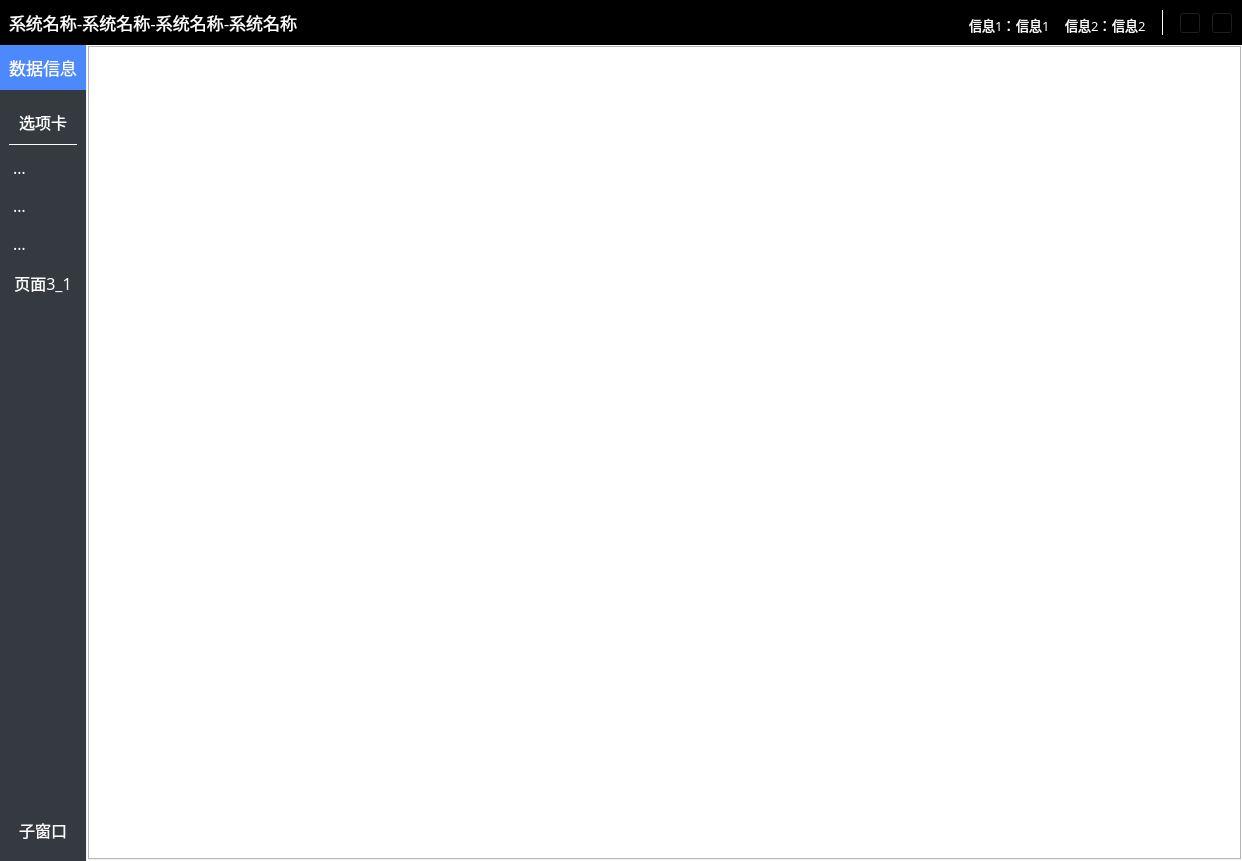
<?xml version="1.0" encoding="UTF-8"?>
<ui version="4.0">
 <class>Form</class>
 <widget class="QWidget" name="Form">
  <property name="geometry">
   <rect>
    <x>0</x>
    <y>0</y>
    <width>1242</width>
    <height>861</height>
   </rect>
  </property>
  <property name="sizePolicy">
   <sizepolicy hsizetype="Minimum" vsizetype="Preferred">
    <horstretch>0</horstretch>
    <verstretch>0</verstretch>
   </sizepolicy>
  </property>
  <property name="minimumSize">
   <size>
    <width>0</width>
    <height>0</height>
   </size>
  </property>
  <property name="windowTitle">
   <string>系统名称-系统名称-系统名称</string>
  </property>
  <property name="styleSheet">
   <string notr="true"/>
  </property>
  <layout class="QVBoxLayout" name="verticalLayout_5" stretch="0,1">
   <property name="spacing">
    <number>0</number>
   </property>
   <property name="leftMargin">
    <number>0</number>
   </property>
   <property name="topMargin">
    <number>0</number>
   </property>
   <property name="rightMargin">
    <number>0</number>
   </property>
   <property name="bottomMargin">
    <number>0</number>
   </property>
   <item>
    <widget class="QWidget" name="widget" native="true">
     <property name="styleSheet">
      <string notr="true">background-color: #000000;
color: rgb(255, 255, 255);</string>
     </property>
     <layout class="QHBoxLayout" name="horizontalLayout" stretch="0,1,0,0,0,0,0,0,0,0,0">
      <property name="spacing">
       <number>0</number>
      </property>
      <property name="topMargin">
       <number>10</number>
      </property>
      <property name="bottomMargin">
       <number>10</number>
      </property>
      <item>
       <widget class="QLabel" name="label_2">
        <property name="font">
         <font>
          <family>微软雅黑</family>
          <pointsize>13</pointsize>
         </font>
        </property>
        <property name="text">
         <string>系统名称-系统名称-系统名称-系统名称</string>
        </property>
       </widget>
      </item>
      <item>
       <spacer name="horizontalSpacer">
        <property name="orientation">
         <enum>Qt::Horizontal</enum>
        </property>
        <property name="sizeHint" stdset="0">
         <size>
          <width>0</width>
          <height>0</height>
         </size>
        </property>
       </spacer>
      </item>
      <item>
       <widget class="QLabel" name="label_3">
        <property name="font">
         <font>
          <family>微软雅黑</family>
          <pointsize>10</pointsize>
         </font>
        </property>
        <property name="styleSheet">
         <string notr="true">color:#ffffff;</string>
        </property>
        <property name="text">
         <string>信息1：</string>
        </property>
        <property name="alignment">
         <set>Qt::AlignBottom|Qt::AlignLeading|Qt::AlignLeft</set>
        </property>
        <property name="textInteractionFlags">
         <set>Qt::LinksAccessibleByMouse|Qt::TextSelectableByMouse</set>
        </property>
       </widget>
      </item>
      <item>
       <widget class="QLabel" name="identity_label">
        <property name="font">
         <font>
          <family>微软雅黑</family>
          <pointsize>10</pointsize>
         </font>
        </property>
        <property name="styleSheet">
         <string notr="true">color:#ffffff;</string>
        </property>
        <property name="text">
         <string>信息1</string>
        </property>
        <property name="alignment">
         <set>Qt::AlignBottom|Qt::AlignLeading|Qt::AlignLeft</set>
        </property>
        <property name="textInteractionFlags">
         <set>Qt::LinksAccessibleByMouse|Qt::TextSelectableByMouse</set>
        </property>
       </widget>
      </item>
      <item>
       <spacer name="horizontalSpacer_2">
        <property name="orientation">
         <enum>Qt::Horizontal</enum>
        </property>
        <property name="sizeHint" stdset="0">
         <size>
          <width>15</width>
          <height>20</height>
         </size>
        </property>
       </spacer>
      </item>
      <item>
       <widget class="QLabel" name="label_5">
        <property name="font">
         <font>
          <family>微软雅黑</family>
          <pointsize>10</pointsize>
         </font>
        </property>
        <property name="styleSheet">
         <string notr="true">color:#ffffff;</string>
        </property>
        <property name="text">
         <string>信息2：</string>
        </property>
        <property name="alignment">
         <set>Qt::AlignBottom|Qt::AlignLeading|Qt::AlignLeft</set>
        </property>
        <property name="textInteractionFlags">
         <set>Qt::LinksAccessibleByMouse|Qt::TextSelectableByMouse</set>
        </property>
       </widget>
      </item>
      <item>
       <widget class="QLabel" name="worknumber_label">
        <property name="font">
         <font>
          <family>微软雅黑</family>
          <pointsize>10</pointsize>
         </font>
        </property>
        <property name="styleSheet">
         <string notr="true">color:#ffffff;</string>
        </property>
        <property name="text">
         <string>信息2</string>
        </property>
        <property name="alignment">
         <set>Qt::AlignBottom|Qt::AlignLeading|Qt::AlignLeft</set>
        </property>
        <property name="textInteractionFlags">
         <set>Qt::LinksAccessibleByMouse|Qt::TextSelectableByMouse</set>
        </property>
       </widget>
      </item>
      <item>
       <spacer name="horizontalSpacer_4">
        <property name="orientation">
         <enum>Qt::Horizontal</enum>
        </property>
        <property name="sizeHint" stdset="0">
         <size>
          <width>15</width>
          <height>20</height>
         </size>
        </property>
       </spacer>
      </item>
      <item>
       <widget class="Line" name="line">
        <property name="styleSheet">
         <string notr="true"/>
        </property>
        <property name="frameShadow">
         <enum>QFrame::Plain</enum>
        </property>
        <property name="orientation">
         <enum>Qt::Vertical</enum>
        </property>
       </widget>
      </item>
      <item>
       <spacer name="horizontalSpacer_5">
        <property name="orientation">
         <enum>Qt::Horizontal</enum>
        </property>
        <property name="sizeHint" stdset="0">
         <size>
          <width>15</width>
          <height>20</height>
         </size>
        </property>
       </spacer>
      </item>
      <item>
       <widget class="QWidget" name="widget_8" native="true">
        <property name="styleSheet">
         <string notr="true"/>
        </property>
        <layout class="QGridLayout" name="gridLayout_4">
         <property name="leftMargin">
          <number>0</number>
         </property>
         <property name="topMargin">
          <number>2</number>
         </property>
         <property name="rightMargin">
          <number>0</number>
         </property>
         <property name="bottomMargin">
          <number>0</number>
         </property>
         <property name="horizontalSpacing">
          <number>10</number>
         </property>
         <property name="verticalSpacing">
          <number>2</number>
         </property>
         <item row="0" column="1">
          <widget class="QPushButton" name="logout_btn">
           <property name="minimumSize">
            <size>
             <width>22</width>
             <height>22</height>
            </size>
           </property>
           <property name="maximumSize">
            <size>
             <width>22</width>
             <height>22</height>
            </size>
           </property>
           <property name="cursor">
            <cursorShape>PointingHandCursor</cursorShape>
           </property>
           <property name="toolTip">
            <string>切换用户</string>
           </property>
           <property name="styleSheet">
            <string notr="true">QPushButton{
	border-image: url(:/icon/images/icon_user_main.png);
}

QPushButton:hover{
	border-image: url(:/icon/images/icon_user_hover.png);
}

QPushButton:pressed{
	border-image: url(:/icon/images/icon_user_pressed.png);
}

QToolTip{
	color:#000;
}</string>
           </property>
           <property name="text">
            <string/>
           </property>
          </widget>
         </item>
         <item row="0" column="0">
          <widget class="QPushButton" name="pushButton">
           <property name="minimumSize">
            <size>
             <width>22</width>
             <height>22</height>
            </size>
           </property>
           <property name="maximumSize">
            <size>
             <width>22</width>
             <height>22</height>
            </size>
           </property>
           <property name="cursor">
            <cursorShape>PointingHandCursor</cursorShape>
           </property>
           <property name="toolTip">
            <string>切换系统</string>
           </property>
           <property name="styleSheet">
            <string notr="true">QPushButton{
	border-image: url(:/icon/images/icon_switch_main.png);
}

QPushButton:hover{
	border-image: url(:/icon/images/icon_switch_hover.png);
}

QPushButton:pressed{
	border-image: url(:/icon/images/icon_switch_pressed.png);
}

QToolTip{
	color:#000;
}</string>
           </property>
           <property name="text">
            <string/>
           </property>
          </widget>
         </item>
        </layout>
       </widget>
      </item>
     </layout>
    </widget>
   </item>
   <item>
    <widget class="QSplitter" name="splitter">
     <property name="orientation">
      <enum>Qt::Horizontal</enum>
     </property>
     <property name="opaqueResize">
      <bool>true</bool>
     </property>
     <property name="handleWidth">
      <number>1</number>
     </property>
     <property name="childrenCollapsible">
      <bool>false</bool>
     </property>
     <widget class="QWidget" name="list_widget" native="true">
      <property name="sizePolicy">
       <sizepolicy hsizetype="Preferred" vsizetype="Preferred">
        <horstretch>0</horstretch>
        <verstretch>0</verstretch>
       </sizepolicy>
      </property>
      <property name="minimumSize">
       <size>
        <width>50</width>
        <height>0</height>
       </size>
      </property>
      <property name="baseSize">
       <size>
        <width>180</width>
        <height>0</height>
       </size>
      </property>
      <property name="cursor">
       <cursorShape>PointingHandCursor</cursorShape>
      </property>
      <property name="styleSheet">
       <string notr="true">background-color: rgb(52,58,64);
</string>
      </property>
      <layout class="QVBoxLayout" name="verticalLayout_2" stretch="0,0">
       <property name="spacing">
        <number>10</number>
       </property>
       <property name="leftMargin">
        <number>0</number>
       </property>
       <property name="topMargin">
        <number>0</number>
       </property>
       <property name="rightMargin">
        <number>0</number>
       </property>
       <property name="bottomMargin">
        <number>0</number>
       </property>
       <item>
        <widget class="QLabel" name="custom_label">
         <property name="sizeIncrement">
          <size>
           <width>0</width>
           <height>0</height>
          </size>
         </property>
         <property name="baseSize">
          <size>
           <width>0</width>
           <height>0</height>
          </size>
         </property>
         <property name="font">
          <font>
           <family>微软雅黑</family>
           <pointsize>13</pointsize>
          </font>
         </property>
         <property name="styleSheet">
          <string notr="true">color:#ffffff;
background-color: rgb(75, 137, 253);
padding-top:10px;
padding-bottom:10px;</string>
         </property>
         <property name="text">
          <string>数据信息</string>
         </property>
         <property name="alignment">
          <set>Qt::AlignCenter</set>
         </property>
         <property name="wordWrap">
          <bool>false</bool>
         </property>
         <property name="margin">
          <number>0</number>
         </property>
         <property name="indent">
          <number>-1</number>
         </property>
        </widget>
       </item>
       <item>
        <widget class="QWidget" name="widget_6" native="true">
         <layout class="QVBoxLayout" name="verticalLayout" stretch="0,0,0">
          <property name="topMargin">
           <number>0</number>
          </property>
          <item>
           <widget class="QLabel" name="label_9">
            <property name="font">
             <font>
              <family>微软雅黑</family>
              <pointsize>12</pointsize>
              <weight>50</weight>
              <bold>false</bold>
             </font>
            </property>
            <property name="styleSheet">
             <string notr="true">color: rgb(255, 255, 255);
border-bottom:1px solid rgb(255,255,255);
padding-top:10px;
padding-bottom:10px;</string>
            </property>
            <property name="text">
             <string>选项卡</string>
            </property>
            <property name="alignment">
             <set>Qt::AlignCenter</set>
            </property>
            <property name="margin">
             <number>0</number>
            </property>
           </widget>
          </item>
          <item>
           <widget class="QToolBox" name="select_tBox">
            <property name="font">
             <font>
              <family>Microsoft YaHei</family>
              <pointsize>12</pointsize>
             </font>
            </property>
            <property name="styleSheet">
             <string notr="true">QToolBox::tab {
         border:none;
		color:#ffffff;
}

QPushButton{
	color:#ffffff;
	background-color:rgba(0,0,0,0);
	border:none;
}

QPushButton:hover{
	background-color:rgba(255,255,255,50);
	border-radius:5px;
}

QPushButton:pressed{
	background-color:rgba(255,255,255,80);
	border-radius:5px;
}

</string>
            </property>
            <property name="currentIndex">
             <number>2</number>
            </property>
            <widget class="QWidget" name="page_2">
             <property name="geometry">
              <rect>
               <x>0</x>
               <y>0</y>
               <width>69</width>
               <height>551</height>
              </rect>
             </property>
             <attribute name="icon">
              <iconset>
               <normaloff>:/icon/images/icon_right.png</normaloff>:/icon/images/icon_right.png</iconset>
             </attribute>
             <attribute name="label">
              <string>选项1</string>
             </attribute>
             <layout class="QVBoxLayout" name="verticalLayout_6">
              <property name="spacing">
               <number>5</number>
              </property>
              <property name="leftMargin">
               <number>0</number>
              </property>
              <property name="topMargin">
               <number>0</number>
              </property>
              <property name="rightMargin">
               <number>0</number>
              </property>
              <property name="bottomMargin">
               <number>0</number>
              </property>
              <item>
               <widget class="QPushButton" name="tab_list_0">
                <property name="minimumSize">
                 <size>
                  <width>0</width>
                  <height>35</height>
                 </size>
                </property>
                <property name="font">
                 <font>
                  <family>Microsoft YaHei</family>
                  <pointsize>12</pointsize>
                 </font>
                </property>
                <property name="cursor">
                 <cursorShape>PointingHandCursor</cursorShape>
                </property>
                <property name="text">
                 <string>页面1_1</string>
                </property>
               </widget>
              </item>
              <item>
               <widget class="QPushButton" name="tab_list_1">
                <property name="minimumSize">
                 <size>
                  <width>0</width>
                  <height>35</height>
                 </size>
                </property>
                <property name="font">
                 <font>
                  <family>Microsoft YaHei</family>
                  <pointsize>12</pointsize>
                 </font>
                </property>
                <property name="cursor">
                 <cursorShape>PointingHandCursor</cursorShape>
                </property>
                <property name="text">
                 <string>页面1_2</string>
                </property>
               </widget>
              </item>
              <item>
               <spacer name="verticalSpacer">
                <property name="orientation">
                 <enum>Qt::Vertical</enum>
                </property>
                <property name="sizeHint" stdset="0">
                 <size>
                  <width>20</width>
                  <height>462</height>
                 </size>
                </property>
               </spacer>
              </item>
             </layout>
            </widget>
            <widget class="QWidget" name="page_3">
             <property name="geometry">
              <rect>
               <x>0</x>
               <y>0</y>
               <width>69</width>
               <height>551</height>
              </rect>
             </property>
             <property name="font">
              <font>
               <family>Microsoft YaHei</family>
               <pointsize>15</pointsize>
              </font>
             </property>
             <attribute name="icon">
              <iconset>
               <normaloff>:/icon/images/icon_right.png</normaloff>:/icon/images/icon_right.png</iconset>
             </attribute>
             <attribute name="label">
              <string>选项2</string>
             </attribute>
             <layout class="QVBoxLayout" name="verticalLayout_7">
              <property name="spacing">
               <number>5</number>
              </property>
              <property name="leftMargin">
               <number>0</number>
              </property>
              <property name="topMargin">
               <number>0</number>
              </property>
              <property name="rightMargin">
               <number>0</number>
              </property>
              <property name="bottomMargin">
               <number>0</number>
              </property>
              <item>
               <widget class="QPushButton" name="tab_list_2">
                <property name="minimumSize">
                 <size>
                  <width>0</width>
                  <height>35</height>
                 </size>
                </property>
                <property name="font">
                 <font>
                  <family>Microsoft YaHei</family>
                  <pointsize>12</pointsize>
                 </font>
                </property>
                <property name="cursor">
                 <cursorShape>PointingHandCursor</cursorShape>
                </property>
                <property name="text">
                 <string>页面2_1</string>
                </property>
               </widget>
              </item>
              <item>
               <widget class="QPushButton" name="tab_list_3">
                <property name="minimumSize">
                 <size>
                  <width>0</width>
                  <height>35</height>
                 </size>
                </property>
                <property name="font">
                 <font>
                  <family>Microsoft YaHei</family>
                  <pointsize>12</pointsize>
                 </font>
                </property>
                <property name="cursor">
                 <cursorShape>PointingHandCursor</cursorShape>
                </property>
                <property name="text">
                 <string>页面2_2</string>
                </property>
               </widget>
              </item>
              <item>
               <spacer name="verticalSpacer_3">
                <property name="orientation">
                 <enum>Qt::Vertical</enum>
                </property>
                <property name="sizeHint" stdset="0">
                 <size>
                  <width>20</width>
                  <height>40</height>
                 </size>
                </property>
               </spacer>
              </item>
             </layout>
            </widget>
            <widget class="QWidget" name="page_4">
             <property name="geometry">
              <rect>
               <x>0</x>
               <y>0</y>
               <width>69</width>
               <height>551</height>
              </rect>
             </property>
             <attribute name="icon">
              <iconset>
               <normaloff>:/icon/images/icon_right.png</normaloff>:/icon/images/icon_right.png</iconset>
             </attribute>
             <attribute name="label">
              <string>选项3</string>
             </attribute>
             <layout class="QVBoxLayout" name="verticalLayout_8">
              <property name="spacing">
               <number>5</number>
              </property>
              <property name="leftMargin">
               <number>0</number>
              </property>
              <property name="topMargin">
               <number>0</number>
              </property>
              <property name="rightMargin">
               <number>0</number>
              </property>
              <property name="bottomMargin">
               <number>0</number>
              </property>
              <item>
               <widget class="QPushButton" name="tab_list_4">
                <property name="minimumSize">
                 <size>
                  <width>0</width>
                  <height>35</height>
                 </size>
                </property>
                <property name="font">
                 <font>
                  <family>Microsoft YaHei</family>
                  <pointsize>12</pointsize>
                 </font>
                </property>
                <property name="cursor">
                 <cursorShape>PointingHandCursor</cursorShape>
                </property>
                <property name="text">
                 <string>页面3_1</string>
                </property>
               </widget>
              </item>
              <item>
               <spacer name="verticalSpacer_4">
                <property name="orientation">
                 <enum>Qt::Vertical</enum>
                </property>
                <property name="sizeHint" stdset="0">
                 <size>
                  <width>20</width>
                  <height>502</height>
                 </size>
                </property>
               </spacer>
              </item>
             </layout>
            </widget>
           </widget>
          </item>
          <item>
           <widget class="QPushButton" name="report_problem_btn">
            <property name="minimumSize">
             <size>
              <width>0</width>
              <height>45</height>
             </size>
            </property>
            <property name="font">
             <font>
              <family>微软雅黑</family>
              <pointsize>12</pointsize>
             </font>
            </property>
            <property name="cursor">
             <cursorShape>PointingHandCursor</cursorShape>
            </property>
            <property name="styleSheet">
             <string notr="true">QPushButton{
	color: rgb(255, 255, 255);
	border:none;
	background-color:rgba(0,0,0,0);
	border-radius:20px;
}

QPushButton:hover{
	background-color:rgba(255,255,255,0.15);
	color:rgb(255,255,255);
}
</string>
            </property>
            <property name="text">
             <string>子窗口</string>
            </property>
            <property name="flat">
             <bool>false</bool>
            </property>
           </widget>
          </item>
         </layout>
        </widget>
       </item>
      </layout>
     </widget>
     <widget class="QWidget" name="content_widget" native="true">
      <property name="sizePolicy">
       <sizepolicy hsizetype="Preferred" vsizetype="Preferred">
        <horstretch>1</horstretch>
        <verstretch>0</verstretch>
       </sizepolicy>
      </property>
      <property name="styleSheet">
       <string notr="true">background-color:rgb(255,255,255);
</string>
      </property>
      <layout class="QHBoxLayout" name="horizontalLayout_2" stretch="0">
       <property name="spacing">
        <number>1</number>
       </property>
       <property name="leftMargin">
        <number>1</number>
       </property>
       <property name="topMargin">
        <number>1</number>
       </property>
       <property name="rightMargin">
        <number>1</number>
       </property>
       <property name="bottomMargin">
        <number>1</number>
       </property>
       <item>
        <widget class="QTabWidget" name="content_tabW">
         <property name="font">
          <font>
           <family>微软雅黑</family>
           <pointsize>10</pointsize>
           <weight>50</weight>
           <bold>false</bold>
          </font>
         </property>
         <property name="styleSheet">
          <string notr="true">QWidget.tab_page{
	background-color: #ffffff;
	border-top:1px solid rgb(230,230,230);
}
QTabWidget#content_tabW::pane{
	
}
 QTabWidget#content_tabW::tab-bar {
 border:1px solid black;
}

 QTabWidget#content_tabW &gt; QTabBar::tab {
    background-color: #ffffff;
    color: #555555;
	padding:5% 8% 3% 8%;
	border-bottom:2px solid rgb(75, 137, 253);
}

QTabWidget#content_tabW &gt; QTabBar::tab:!selected {
    background-color: #F5F5F5;
	color:rgb(102,102,102);
	border:1px solid rgb(230,230,230);
	border-left:none;
 }

QTabWidget#content_tabW &gt; QTabBar::tab:hover {
    background-color: rgb(230,230,230);
	color:rgb(102,102,102);
 }


</string>
         </property>
         <property name="tabPosition">
          <enum>QTabWidget::North</enum>
         </property>
         <property name="tabShape">
          <enum>QTabWidget::Rounded</enum>
         </property>
         <property name="currentIndex">
          <number>-1</number>
         </property>
         <property name="elideMode">
          <enum>Qt::ElideLeft</enum>
         </property>
         <property name="usesScrollButtons">
          <bool>true</bool>
         </property>
         <property name="documentMode">
          <bool>false</bool>
         </property>
         <property name="tabsClosable">
          <bool>true</bool>
         </property>
         <property name="movable">
          <bool>true</bool>
         </property>
         <property name="tabBarAutoHide">
          <bool>false</bool>
         </property>
        </widget>
       </item>
      </layout>
     </widget>
    </widget>
   </item>
  </layout>
 </widget>
 <resources>
  <include location="../resource.qrc"/>
 </resources>
 <connections>
  <connection>
   <sender>pushButton</sender>
   <signal>clicked()</signal>
   <receiver>Form</receiver>
   <slot>change_system()</slot>
   <hints>
    <hint type="sourcelabel">
     <x>1194</x>
     <y>32</y>
    </hint>
    <hint type="destinationlabel">
     <x>1104</x>
     <y>0</y>
    </hint>
   </hints>
  </connection>
  <connection>
   <sender>logout_btn</sender>
   <signal>clicked()</signal>
   <receiver>Form</receiver>
   <slot>change_user()</slot>
   <hints>
    <hint type="sourcelabel">
     <x>1232</x>
     <y>33</y>
    </hint>
    <hint type="destinationlabel">
     <x>1157</x>
     <y>0</y>
    </hint>
   </hints>
  </connection>
  <connection>
   <sender>tab_list_0</sender>
   <signal>clicked()</signal>
   <receiver>Form</receiver>
   <slot>change_tab()</slot>
   <hints>
    <hint type="sourcelabel">
     <x>42</x>
     <y>203</y>
    </hint>
    <hint type="destinationlabel">
     <x>0</x>
     <y>202</y>
    </hint>
   </hints>
  </connection>
  <connection>
   <sender>tab_list_1</sender>
   <signal>clicked()</signal>
   <receiver>Form</receiver>
   <slot>change_tab()</slot>
   <hints>
    <hint type="sourcelabel">
     <x>36</x>
     <y>242</y>
    </hint>
    <hint type="destinationlabel">
     <x>0</x>
     <y>241</y>
    </hint>
   </hints>
  </connection>
  <connection>
   <sender>tab_list_2</sender>
   <signal>clicked()</signal>
   <receiver>Form</receiver>
   <slot>change_tab()</slot>
   <hints>
    <hint type="sourcelabel">
     <x>92</x>
     <y>249</y>
    </hint>
    <hint type="destinationlabel">
     <x>71</x>
     <y>0</y>
    </hint>
   </hints>
  </connection>
  <connection>
   <sender>tab_list_3</sender>
   <signal>clicked()</signal>
   <receiver>Form</receiver>
   <slot>change_tab()</slot>
   <hints>
    <hint type="sourcelabel">
     <x>71</x>
     <y>289</y>
    </hint>
    <hint type="destinationlabel">
     <x>36</x>
     <y>0</y>
    </hint>
   </hints>
  </connection>
  <connection>
   <sender>tab_list_4</sender>
   <signal>clicked()</signal>
   <receiver>Form</receiver>
   <slot>change_tab()</slot>
   <hints>
    <hint type="sourcelabel">
     <x>50</x>
     <y>284</y>
    </hint>
    <hint type="destinationlabel">
     <x>0</x>
     <y>288</y>
    </hint>
   </hints>
  </connection>
  <connection>
   <sender>content_tabW</sender>
   <signal>tabCloseRequested(int)</signal>
   <receiver>Form</receiver>
   <slot>close_tab_page()</slot>
   <hints>
    <hint type="sourcelabel">
     <x>203</x>
     <y>138</y>
    </hint>
    <hint type="destinationlabel">
     <x>0</x>
     <y>90</y>
    </hint>
   </hints>
  </connection>
  <connection>
   <sender>report_problem_btn</sender>
   <signal>clicked()</signal>
   <receiver>Form</receiver>
   <slot>show_report_Pane()</slot>
   <hints>
    <hint type="sourcelabel">
     <x>44</x>
     <y>822</y>
    </hint>
    <hint type="destinationlabel">
     <x>-143</x>
     <y>839</y>
    </hint>
   </hints>
  </connection>
 </connections>
 <slots>
  <slot>change_tab()</slot>
  <slot>show_report_Pane()</slot>
  <slot>change_system()</slot>
  <slot>change_user()</slot>
  <slot>close_tab_page()</slot>
 </slots>
</ui>
